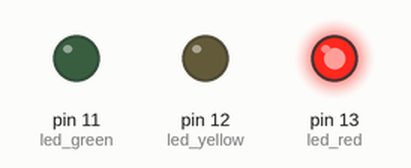
Bench run of a sketch on a simulated Arduino Uno, built with avr-gcc and run on an emulated ATmega328P. On the bench: output pins drawn as LEDs (lit = HIGH).

Above: at 1.0 s.
At 10.0 s:
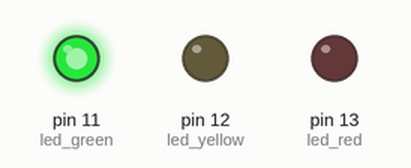
At 18.2 s:
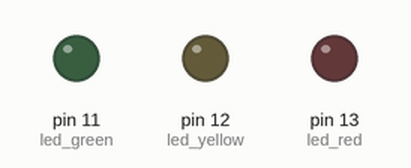
At 34.0 s:
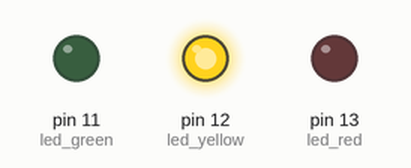
Timing chart, 0 to 40.3 s (numbered marks = the images above):
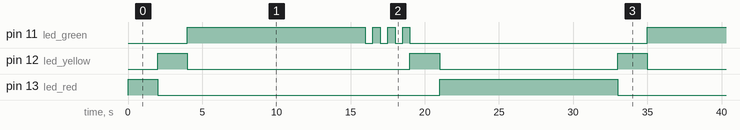

Measured:
- by itself, pin 11 (led_green): repeats every 31.0 s: 3 × (LOW 0.50 s, HIGH 0.50 s), LOW 16.0 s, HIGH 12.0 s
- by itself, pin 12 (led_yellow): repeats every 31.0 s: LOW 15.0 s, HIGH 2.0 s, LOW 12.0 s, HIGH 2.0 s
- by itself, pin 13 (led_red): repeats every 31.0 s: LOW 19.0 s, HIGH 12.0 s

The sketch:

script.ino
```cpp
#include <Arduino.h>

int led_red = 13;
int led_yellow = 12;
int led_green = 11;

void setup()
{
    pinMode(led_red, OUTPUT);
    pinMode(led_yellow, OUTPUT);
    pinMode(led_green, OUTPUT);
}

void loop()
{
    turn_green();
    delay(10000);
    turn_red();
    delay(10000);
}

void turn_green()
{
    digitalWrite(led_red, HIGH);
    delay(2000);
    digitalWrite(led_red, LOW);
    digitalWrite(led_yellow, HIGH);
    delay(2000);
    digitalWrite(led_yellow, LOW);
    digitalWrite(led_green, HIGH);
}

void turn_red()
{
    digitalWrite(led_green, HIGH);
    delay(2000);
    digitalWrite(led_green, LOW);
    delay(500);
    digitalWrite(led_green, HIGH);
    delay(500);
    digitalWrite(led_green, LOW);
    delay(500);
    digitalWrite(led_green, HIGH);
    delay(500);
    digitalWrite(led_green, LOW);
    delay(500);
    digitalWrite(led_green, HIGH);
    delay(500);
    digitalWrite(led_green, LOW);
    digitalWrite(led_yellow, HIGH);
    delay(2000);
    digitalWrite(led_yellow, LOW);
    digitalWrite(led_red, HIGH);
}
```
